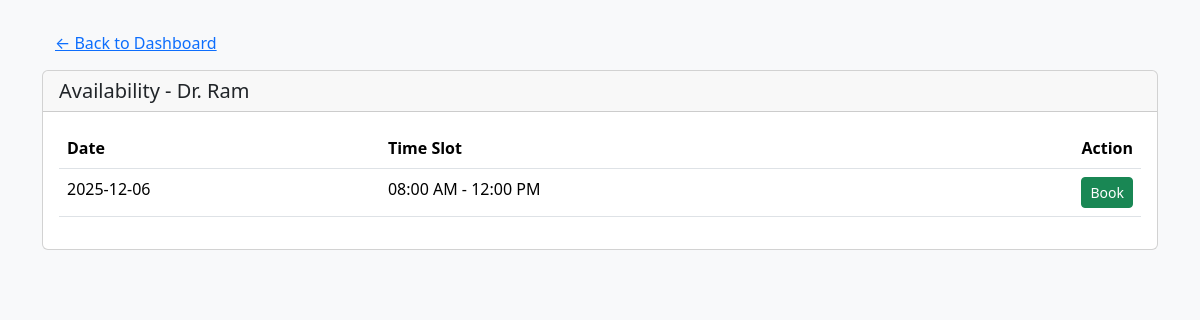
/patient/doctor/1/availability (signed in), run on the app's committed database.
### backend/models.py (models this page shows, shortened)
class Doctor(db.Model , UserMixin):
    __tablename__ = "doctor"
    id  = db.Column(db.Integer , primary_key = True , autoincrement = True)
    name = db.Column(db.String , nullable = False)
    email = db.Column(db.String, unique = True , nullable = False)
    password = db.Column(db.String, nullable = False)
    phone = db.Column(db.String, nullable = False)
    status = db.Column(db.String, nullable =False, default='Active')
    dept_id = db.Column(db.Integer, db.ForeignKey ("department.id"), nullable = False)
    appointments = db.relationship("Appointment", backref = "doctor")

class DoctorAvailability(db.Model):
    id = db.Column(db.Integer, primary_key=True)
    doctor_id = db.Column(db.Integer, db.ForeignKey('doctor.id'), nullable=False)
    date = db.Column(db.Date, nullable=False)
    start_time = db.Column(db.Time, nullable=False)
    end_time = db.Column(db.Time, nullable=False)
    is_available = db.Column(db.Boolean, default=True)
    doctor = db.relationship("Doctor", backref="availabilities")

### backend/routes.py (the view)
@app.route("/patient/doctor/<int:doctor_id>/availability")
@login_required
def patient_check_availability(doctor_id):
    doctor = Doctor.query.get_or_404(doctor_id)
    today = date.today()
    slots = (
        DoctorAvailability.query
        .filter(
            DoctorAvailability.doctor_id == doctor_id,
            DoctorAvailability.date >= today,
            DoctorAvailability.is_available == True
        )
        .order_by(DoctorAvailability.date, DoctorAvailability.start_time)
        .all()
    )
    return render_template(
        "patient/doctor_availability.html",
        doctor=doctor,
        slots=slots,
    )

### app.py (called while the page is built)
def create_app():
    app = Flask(__name__)
    app.config["SQLALCHEMY_DATABASE_URI"] = "sqlite:///Hospital_db.sqlite3"
    db.init_app(app)
    app.config["SECRET_KEY"] = "Thisismysecret"
    login_manager = LoginManager(app)
    @login_manager.user_loader
    def load_user(email):
        return db.session.query(Patient).filter_by(email = email).first() or \
        db.session.query(Admin).filter_by(email = email).first() or \
        db.session.query(Doctor).filter_by(email = email).first()
    app.app_context().push()
    db.create_all()
    return app

### templates/patient/doctor_availability.html (shortened to what this page needs)
<!DOCTYPE html>
<html lang="en">
<head>
    <link href="https://cdn.jsdelivr.net/npm/bootstrap@5.3.7/dist/css/bootstrap.min.css" rel="stylesheet">
</head>
<body class="bg-light">
    <div class="container mt-4">
        <a href="{{ url_for('pat_dashboard') }}" class="btn btn-link">&larr; Back to Dashboard</a>
        <div class="card mt-2">
            <div class="card-header">
                <h5 class="mb-0">Availability - {{ doctor.name }}</h5>
            </div>
            <div class="card-body">
                {% if slots %}
                <table class="table">
                    <thead>
                        <tr>
                            <th scope="col">Date</th>
                            <th scope="col">Time Slot</th>
                            <th scope="col" class="text-end">Action</th>
                        </tr>
                    </thead>
                    <tbody>
                        {% for s in slots %}
                        <tr>
                            <td>{{ s.date }}</td>
                            <td>{{ s.start_time.strftime("%I:%M %p") }} - {{ s.end_time.strftime("%I:%M %p") }}</td>
                            <td class="text-end">
                                <form action="{{ url_for('book_appointment', availability_id=s.id) }}" method="POST" class="d-inline">
                                    <button type="submit" class="btn btn-sm btn-success">
                                        Book
                                    </button>
                                </form>
                            </td>
                        </tr>
                        {% endfor %}
                    </tbody>
                </table>
                {% else %}
                <p class="text-muted mb-0">No available slots found for this doctor.</p>
                {% endif %}
            </div>
        </div>
    </div>
</body>
</html>

### data on the page
Doctor: name "Dr. Ram"
DoctorAvailability: date "2025-12-06", start_time "08:00 AM", end_time "12:00 PM"
